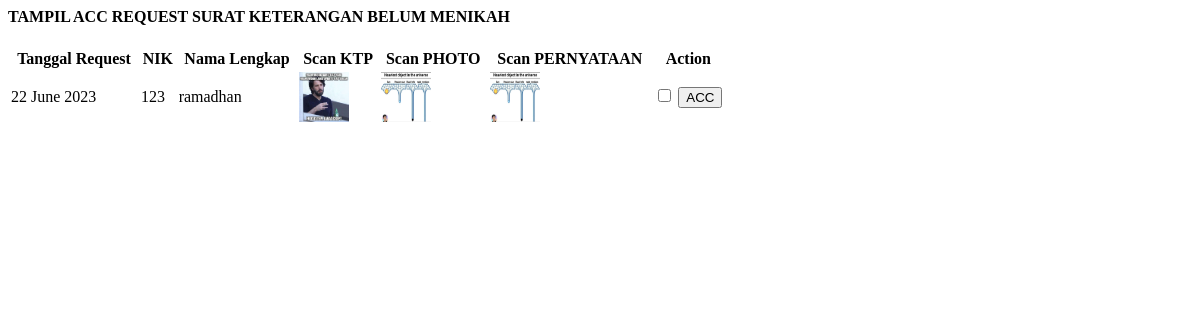
The page /demo1/acc_skbm.php on the database its author committed.
### tables this page shows
CREATE TABLE `data_request_skbm` (
  `id_request_skbm` int NOT NULL,
  `nik` varchar(100) DEFAULT NULL,
  `tanggal_request` timestamp NULL DEFAULT CURRENT_TIMESTAMP,
  `scan_ktp` text,
  `scan_photo` text,
  `scan_pernyataan` text,
  `keperluan` varchar(255) DEFAULT NULL,
  `keterangan` varchar(50) DEFAULT 'Data sedang diperiksa oleh Staf',
  `request` varchar(20) DEFAULT 'BELUM MENIKAH',
  `status` int DEFAULT '0',
  `acc` date DEFAULT NULL
);

CREATE TABLE `data_user` (
  `id` int NOT NULL,
  `nik` varchar(50) NOT NULL,
  `password` varchar(50) NOT NULL,
  `hak_akses` varchar(50) NOT NULL,
  `nama` varchar(50) NOT NULL,
  `tanggal_lahir` varchar(50) NOT NULL,
  `tempat_lahir` varchar(50) NOT NULL,
  `jekel` varchar(50) NOT NULL,
  `agama` varchar(50) DEFAULT NULL,
  `alamat` varchar(50) DEFAULT NULL,
  `telepon` varchar(50) DEFAULT NULL,
  `status_warga` varchar(50) DEFAULT NULL
);

### demo1/acc_skbm.php (the view, shortened to what this page needs)
<?php include '../konek.php';?>
<link href="css/sweetalert.css" rel="stylesheet" type="text/css">
                <div class="page-inner">
					<div class="row">
						<div class="col-md-12">
							<div class="card">
								<div class="card-header">
									<div class="d-flex align-items-center">
										<h4 class="fw-bold text-uppercase">TAMPIL ACC REQUEST SURAT KETERANGAN BELUM MENIKAH</h4>
									</div>
								</div>
								<div class="card-body">
								<form method="POST">
									<div class="table-responsive">
										<table id="add4" class="display table table-striped table-hover" >
											<thead>
												<tr>
                                                    <th>Tanggal Request</th>
                                                    <th>NIK</th>
                                                    <th>Nama Lengkap</th>
													<th>Scan KTP</th>
													<th>Scan PHOTO</th>
													<th>Scan PERNYATAAN</th>
													<th style="width: 10%">Action</th>
												</tr>
											</thead>
											<tbody>
                                                <?php
                                                    $sql = "SELECT * FROM data_request_skbm natural join data_user WHERE status=0";
                                                    $query = mysqli_query($konek,$sql);
                                                    while($data=mysqli_fetch_array($query,MYSQLI_BOTH)){
														$tgl = $data['tanggal_request'];
														$format = date('d F Y', strtotime($tgl));
                                                        $nik = $data['nik'];
                                                        $nama = $data['nama'];
														$ktp = $data['scan_ktp'];
														$photo = $data['scan_photo'];
														$pernyataan = $data['scan_pernyataan'];
														$id_request_skbm = $data['id_request_skbm'];
                                                ?>
												<tr>
													<td><?php echo $format;?></td>
                                                    <td><?php echo $nik;?></td>
                                                    <td><?php echo $nama;?></td>
													<td><img src="../dataFoto/scan_ktp/<?php echo $ktp;?>" width="50" height="50" alt=""></td>
													<td><img src="../dataFoto/scan_photo/<?php echo $photo;?>" width="50" height="50" alt=""></td>
													<td><img src="../dataFoto/scan_pernyataan/<?php echo $pernyataan;?>" width="50" height="50" alt=""></td>
													<td>
														<input type="checkbox" name="check[$i]" value="<?php echo $id_request_skbm;?>">
															<input type="submit" name="acc" class="btn btn-primary btn-sm" value="ACC">
													</td>
                                                </tr>
                                                <?php
                                                    }
                                                ?>
											</tbody>
										</table>
									</div>
								</form>
								</div>
							</div>
                        </div>
					</div>
				</div>

### rows shown on the page
data_request_skbm: tanggal_request "22 June 2023", nik "123", data_user.nama "ramadhan", scan_ktp (picture), scan_photo (picture), scan_pernyataan (picture)
